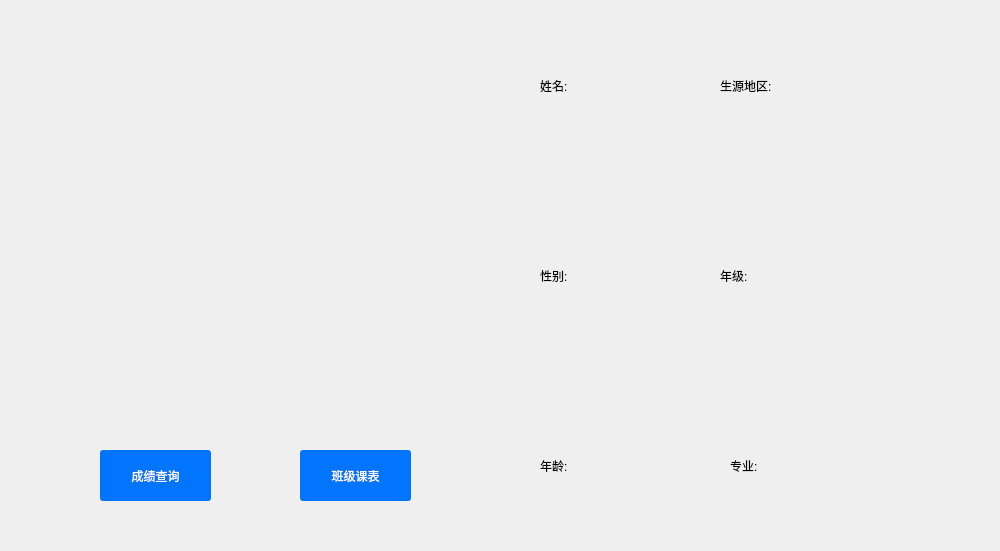
<?xml version="1.0" encoding="UTF-8"?>
<ui version="4.0">
 <class>Stu_info</class>
 <widget class="QWidget" name="Stu_info">
  <property name="geometry">
   <rect>
    <x>0</x>
    <y>0</y>
    <width>1000</width>
    <height>551</height>
   </rect>
  </property>
  <property name="windowTitle">
   <string>Form</string>
  </property>
  <property name="styleSheet">
   <string notr="true">#centralWidget
{
    background:  rgba(32, 80, 96, 100);
	border-image: url(:/images/images/login_bg.png);
}
 
#loginForm
{
	background: rgba(0, 0, 0, 50);
	border-radius: 8px;
}</string>
  </property>
  <widget class="QLabel" name="label">
   <property name="geometry">
    <rect>
     <x>540</x>
     <y>50</y>
     <width>71</width>
     <height>71</height>
    </rect>
   </property>
   <property name="styleSheet">
    <string notr="true">font: 11pt &quot;黑体&quot;;</string>
   </property>
   <property name="text">
    <string>姓名:</string>
   </property>
  </widget>
  <widget class="QLabel" name="label_2">
   <property name="geometry">
    <rect>
     <x>540</x>
     <y>250</y>
     <width>51</width>
     <height>51</height>
    </rect>
   </property>
   <property name="styleSheet">
    <string notr="true">font: 11pt &quot;黑体&quot;;</string>
   </property>
   <property name="text">
    <string>性别:</string>
   </property>
  </widget>
  <widget class="QLabel" name="label_3">
   <property name="geometry">
    <rect>
     <x>540</x>
     <y>440</y>
     <width>51</width>
     <height>51</height>
    </rect>
   </property>
   <property name="styleSheet">
    <string notr="true">font: 11pt &quot;黑体&quot;;</string>
   </property>
   <property name="text">
    <string>年龄:</string>
   </property>
  </widget>
  <widget class="QLabel" name="label_4">
   <property name="geometry">
    <rect>
     <x>720</x>
     <y>60</y>
     <width>91</width>
     <height>51</height>
    </rect>
   </property>
   <property name="styleSheet">
    <string notr="true">font: 11pt &quot;黑体&quot;;</string>
   </property>
   <property name="text">
    <string>生源地区:</string>
   </property>
  </widget>
  <widget class="QLabel" name="label_5">
   <property name="geometry">
    <rect>
     <x>720</x>
     <y>250</y>
     <width>91</width>
     <height>51</height>
    </rect>
   </property>
   <property name="styleSheet">
    <string notr="true">font: 11pt &quot;黑体&quot;;</string>
   </property>
   <property name="text">
    <string>年级:</string>
   </property>
  </widget>
  <widget class="QLabel" name="label_6">
   <property name="geometry">
    <rect>
     <x>730</x>
     <y>440</y>
     <width>91</width>
     <height>51</height>
    </rect>
   </property>
   <property name="styleSheet">
    <string notr="true">font: 11pt &quot;黑体&quot;;</string>
   </property>
   <property name="text">
    <string>专业:</string>
   </property>
  </widget>
  <widget class="QLabel" name="name">
   <property name="geometry">
    <rect>
     <x>590</x>
     <y>50</y>
     <width>121</width>
     <height>71</height>
    </rect>
   </property>
   <property name="styleSheet">
    <string notr="true">font: 11pt &quot;黑体&quot;;</string>
   </property>
   <property name="text">
    <string/>
   </property>
  </widget>
  <widget class="QLabel" name="area">
   <property name="geometry">
    <rect>
     <x>810</x>
     <y>60</y>
     <width>171</width>
     <height>51</height>
    </rect>
   </property>
   <property name="styleSheet">
    <string notr="true">font: 11pt &quot;黑体&quot;;</string>
   </property>
   <property name="text">
    <string/>
   </property>
  </widget>
  <widget class="QLabel" name="sex">
   <property name="geometry">
    <rect>
     <x>590</x>
     <y>250</y>
     <width>111</width>
     <height>51</height>
    </rect>
   </property>
   <property name="styleSheet">
    <string notr="true">font: 11pt &quot;黑体&quot;;</string>
   </property>
   <property name="text">
    <string/>
   </property>
  </widget>
  <widget class="QLabel" name="year">
   <property name="geometry">
    <rect>
     <x>770</x>
     <y>250</y>
     <width>151</width>
     <height>51</height>
    </rect>
   </property>
   <property name="styleSheet">
    <string notr="true">font: 11pt &quot;黑体&quot;;</string>
   </property>
   <property name="text">
    <string/>
   </property>
  </widget>
  <widget class="QLabel" name="degree">
   <property name="geometry">
    <rect>
     <x>780</x>
     <y>440</y>
     <width>201</width>
     <height>51</height>
    </rect>
   </property>
   <property name="styleSheet">
    <string notr="true">font: 11pt &quot;黑体&quot;;</string>
   </property>
   <property name="text">
    <string/>
   </property>
  </widget>
  <widget class="QLabel" name="age">
   <property name="geometry">
    <rect>
     <x>590</x>
     <y>440</y>
     <width>131</width>
     <height>51</height>
    </rect>
   </property>
   <property name="styleSheet">
    <string notr="true">font: 11pt &quot;黑体&quot;;</string>
   </property>
   <property name="text">
    <string/>
   </property>
  </widget>
  <widget class="QLabel" name="picture">
   <property name="geometry">
    <rect>
     <x>90</x>
     <y>40</y>
     <width>311</width>
     <height>321</height>
    </rect>
   </property>
   <property name="text">
    <string/>
   </property>
  </widget>
  <widget class="QPushButton" name="info">
   <property name="geometry">
    <rect>
     <x>100</x>
     <y>450</y>
     <width>111</width>
     <height>51</height>
    </rect>
   </property>
   <property name="styleSheet">
    <string notr="true">font: 11pt &quot;黑体&quot;;
color:#ffffff;
background: #0275FF;
border-radius: 3px;</string>
   </property>
   <property name="text">
    <string>成绩查询</string>
   </property>
  </widget>
  <widget class="QPushButton" name="clscour">
   <property name="geometry">
    <rect>
     <x>300</x>
     <y>450</y>
     <width>111</width>
     <height>51</height>
    </rect>
   </property>
   <property name="styleSheet">
    <string notr="true">font: 11pt &quot;黑体&quot;;
color:#ffffff;
background: #0275FF;
border-radius: 3px;</string>
   </property>
   <property name="text">
    <string>班级课表</string>
   </property>
  </widget>
 </widget>
 <resources/>
 <connections/>
</ui>
